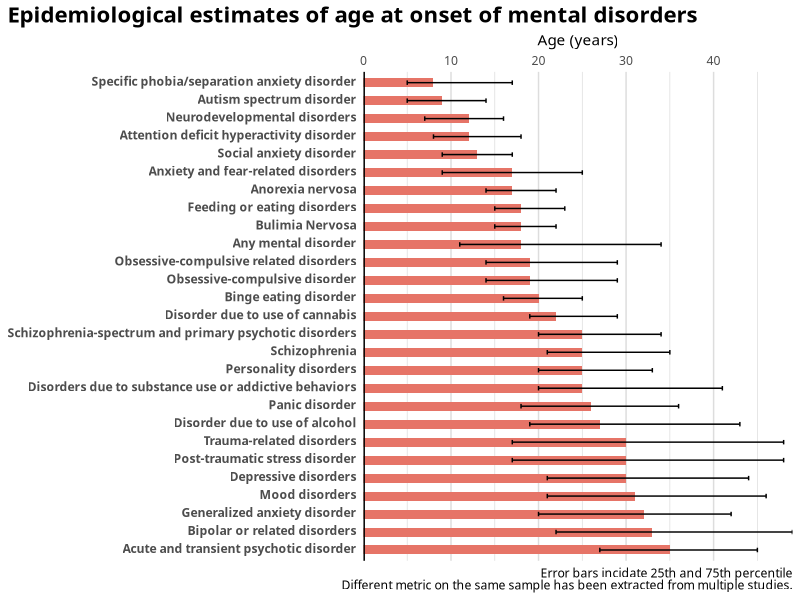
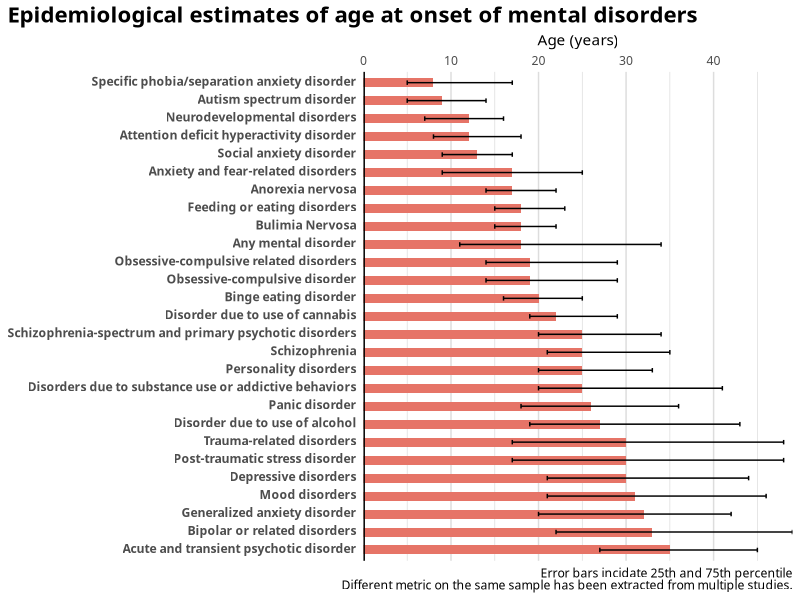

The R source for these figures, in order:
### PLOT AGE OF ONSET ########################

#-- Libraries -------------------------

library(tidyverse)
library(ggtext)

#-- Load data ------------------------

data_aoo <- tibble(
    disorder = c(
        "Any mental disorder", "Neurodevelopmental disorders", "Autism spectrum disorder", "Attention deficit hyperactivity disorder", 
        "Anxiety and fear-related disorders", "Specific phobia/separation anxiety disorder", "Social anxiety disorder", "Panic disorder", 
        "Generalized anxiety disorder", "Obsessive-compulsive related disorders", "Obsessive-compulsive disorder", "Feeding or eating disorders", 
        "Anorexia nervosa", "Bulimia Nervosa", "Binge eating disorder", "Trauma-related disorders", "Post-traumatic stress disorder", 
        "Disorders due to substance use or addictive behaviors", "Disorder due to use of cannabis", "Disorder due to use of alcohol", 
        "Schizophrenia-spectrum and primary psychotic disorders", "Schizophrenia", "Acute and transient psychotic disorder", "Personality disorders", 
        "Mood disorders", "Depressive disorders", "Bipolar or related disorders"
    ),
    num_samples = c(14, 21, 2, 12, 73, 22, 42, 22, 24, 20, 20, 11, 8, 8, 5, 16, 16, 58, 10, 44, 36, 25, 2, 6, 79, 62, 40),
    peak_age_onset = c(14.5, 5.5, 5.5, 9.5, 5.5, 5.5, 14.5, 15.5, 15.5, 14.5, 14.5, 15.5, 15.5, 15.5, 19.5, 15.5, 15.5, 19.5, 19.5, 19.5, 20.5, 20.5, 18.5, 20.5, 20.5, 19.5, 19.5),
    prop_onset_by_14 = c(34.6, 61.5, 72.4, 56.8, 38.1, 72.4, 50.9, 8.2, 8.6, 24.6, 24.6, 15.8, 18.2, 16.0, 12.3, 16.9, 16.9, 2.9, 3.2, 4.2, 3.0, 2.0, 1.8, 1.9, 2.5, 3.1, 5.1),
    prop_onset_by_18 = c(48.4, 83.2, 89.8, 73.0, 51.8, 75.0, 79.1, 22.5, 20.4, 45.1, 45.1, 48.1, 55.2, 45.3, 34.5, 27.6, 27.6, 15.2, 17.5, 18.3, 12.3, 8.2, 6.6, 9.6, 11.5, 13.2, 13.7),
    prop_onset_by_25 = c(62.5, 95.8, 94.8, 91.8, 73.3, 80.4, 87.5, 45.7, 33.0, 64.0, 64.0, 82.4, 78.7, 82.9, 73.5, 43.1, 43.1, 48.8, 64.6, 44.8, 47.8, 47.4, 20.6, 47.7, 34.5, 36.9, 32.0),
    p25 = c(11, 7, 5, 8, 9, 5, 9, 18, 20, 14, 14, 15, 14, 15, 16, 17, 17, 20, 19, 19, 20, 21, 27, 20, 21, 21, 22),
    median = c(18, 12, 9, 12, 17, 8, 13, 26, 32, 19, 19, 18, 17, 18, 20, 30, 30, 25, 22, 27, 25, 25, 35, 25, 31, 30, 33),
    p75 = c(34, 16, 14, 18, 25, 17, 17, 36, 42, 29, 29, 23, 22, 22, 25, 48, 48, 41, 29, 43, 34, 35, 45, 33, 46, 44, 49)
)

#-- Plot age of onset ------------------------

data_aoo |> 
    ggplot(aes(x = median, y = reorder(disorder, -median))) +
    geom_col(fill = "#e67467", width = 0.5) +
    geom_vline(xintercept = 0, linewidth = 1) +
    geom_errorbarh(
        aes(
            xmin = p25,
            xmax = p75
        ),
        height = 0.25
    ) +
    labs(
        title = "Epidemiological estimates of age at onset of mental disorders",
        x = "Age (years)",
        y = NULL,
        caption = "Error bars incidate 25th and 75th percentile<br />Different metric on the same sample has been extracted from multiple studies."
    ) +
    scale_x_continuous(
        position = "top",
        expand = expansion(add = c(0, NA))
    ) +
    theme_minimal() +
    theme(
        text = element_text(family = "Source Sans"),
        axis.text.y = element_markdown(face = "bold"),
        axis.title = element_markdown(),
        plot.title.position = "plot",
        plot.title = element_markdown(size = 16, face = "bold"),
        plot.caption = element_markdown(),
        panel.grid = element_line(color = "#dddddd"),
        panel.grid.major.y = element_blank(),
    )

ggsave("files/age_of_onset_disorders.png", width = 9, height = 5)


